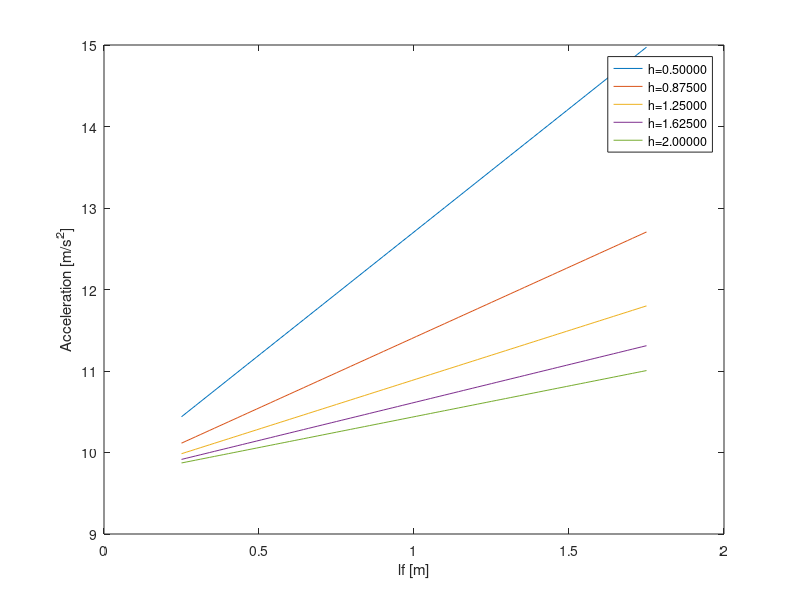

Write MATLAB code to recreate this figure. (Note: this script raises an error after producing the figure.)
%% Q1.3
format short
theta = 30;
m = 100;
a =[];
g=9.8;
h = linspace(0.5,2,5)
lf = linspace(0.25,1.75,100)

legend_list = []
for j=1:size(h,2)
%      legend_list(j,:)=sprintf('h = %s',string(h(j)));
    for i=1:size(lf,2)
        a(j,i) = g*cos(theta)*lf(i)/h(j)-g*sin(theta);
    end
end
figure();
legendCell = cellstr(num2str(h', 'h=%-0.5f'))

for j=1:size(h,2)
    plot(lf,a(j,:)); hold on;
    xlabel('lf [m]')
    ylabel('Acceleration [m/s^2]')
    legend(legendCell)
end

%% Q4.4
x0 = [0;0;0]
time = [0:0.01:20];
global v lf lr df;
v = 20;
lf = 1.5;
lr = 1.5;

%% Part A
df_consts=[1,1.2,1.3,1.4,1.5,1.6];
figure();
for i=1:size(df_consts,2)
    df = df_consts(i);
    [t,xt] = ode45(@pepy_ss,time,x0);
    plot(xt(:,1) , xt(:,2));hold on;
    xlabel('x[m]');
    ylabel('y[m]');
    legend('df = 1','df = 1.2','df = 1.3','df = 1.4','df = 1.5','df = 1.6' )
end

%% Part B
%different amp 
amps=[0.05,0.06,0.07,0.08,0.09];
figure();
for i=1:size(amps,2)
    amp = amps(i);
    global amp;
    [t,xt] = ode45(@pepy_ss,time,x0);
    plot(xt(:,1) , xt(:,2));hold on;
    xlabel('x[m]');
    ylabel('y[m]');
    legend('amplitude = 0.05','amplitude = 0.06','amplitude = 0.07','amplitude = 0.08','amplitude = 0.09' )
end

vs=[30,35,40,45,50];
figure();
for i=1:size(vs,2)
    v=vs(i);
    amp = amps(5);
%     amp = amps(i);
%     global amp;
%     df = amp(i)*square(1/20*2*pi*t);
    [t,xt] = ode45(@pepy_ss,time,x0);
    plot(xt(:,1) , xt(:,2));hold on;
    xlabel('x[m]');
    ylabel('y[m]');
    legend('vx = 30','vx = 35','vx = 40','vx = 45','vx = 50' )
end


%% Part C 
amps=[0.5,0.6,0.7,0.8,0.9];
figure();
v=30;
for i=1:size(amps,2)
    amp = amps(i);
    global amp;
    [t,xt] = ode45(@pepy_ss,time,x0);
    plot(xt(:,1) , xt(:,2));hold on;
    xlabel('x[m]');
    ylabel('y[m]');
    legend('amplitude = 0.5','amplitude = 0.6','amplitude = 0.7','amplitude = 0.8','amplitude = 0.9' )
end



%% Q5.1
global Vx m Iz lf lr caf car A1 A2 B1 B2;
Vx = 30;
m = 1573;
Iz = 2873;
lf = 1.1;
lr = 1.58;
caf = 80000;
car = 80000;
x0=[0 ;0 ;0 ;0];


A = [0,1,0,0;
     0, -(2*caf+2*car)/(m*Vx) , (2*caf+2*car)/m, (-2*caf*lf+2*car*lr)/(m*Vx);
     0,0,0,1;
     0,-(2*caf*lf-2*car*lr)/(Iz*Vx), (2*caf*lf-2*car*lr)/(Iz), -(2*caf*lf^2+2*car*lr^2)/(Iz*Vx)
    ]

B1 = [0;
     2*caf/m;
     0;
     2*caf*lf/Iz;
    ]

B2 =[0;
     -(2*caf*lf-2*car*lr)/(m*Vx)-Vx;
     0;
     -(2*caf*lf^2+2*car*lr^2)/(Iz*Vx);
    ]

Q = [500,0,0,0;0,5,0,0;0,0,500,0;0,0,0,5];
R = 1
[K,S,P] = lqr(A,B1,Q,R);

A2 = A - B1*K;

C= [1 0 0 0;
    0 0 1 0];
D = 0;
sys = ss(A2,B2,C,D);




%% 5.2
desired_ang = atan2(5,90);
time1 = linspace(0,5,500);
si_dot1=desired_ang/2*ones(2,1);
si_dot2 =zeros(300,1);
si_dot3=-desired_ang/2*ones(2,1);
si_dot4=zeros(33,1);
si_dot5 = zeros(163,1)
si_dot = vertcat(si_dot1, si_dot2, si_dot3,si_dot4,si_dot5);

[y,t,x]=lsim(sys,si_dot,time1)
plot(time1, x(:,1));hold on;
plot(time1, x(:,3)); 
xlabel('time[s]')
ylabel('error')
legend('e1','e2')


%% 5.3
si1 = [desired_ang/2,desired_ang]'
si2 = desired_ang * ones(300,1);
si3 = [desired_ang/2,0]'
si4 = zeros(33,1);
si= vertcat(si1 , si2, si3, si4)
si_actual= si+x(1:337,3)

% si = cumtrapz(time1(:,1:337),si_dot(1:337,:));
% new_si= si(1:337,:);
x_dot = Vx*cos(si);
y_dot = Vx*sin(si);
desired_x = cumtrapz(time1(:,1:337),x_dot);
desired_y =cumtrapz(time1(:,1:337),y_dot);
figure();
plot(desired_x,desired_y);hold on;

x_dot_actual = Vx*cos(si_actual);
y_dot_actual = Vx*sin(si_actual);
actual_x = cumtrapz(time1(:,1:337),x_dot_actual);
actual_y =cumtrapz(time1(:,1:337),y_dot_actual);
plot(actual_x, actual_y);
legend('Desired Path', 'Actual Path')
xlabel('x[m]')
ylabel('y[m]')
% plot(desired_traj)
% title('Desired Path')


% actual_x = desired_x + x(:,1)
% figure();
% plot(time1,actual_x);
% title('Actual Path');



%% 5.4
R1 = 1000;
R2=500;
si_dot_val1 = Vx / R1; 
si_dot_val2 = Vx / R2; 
time2 = linspace(0,12,1200);
si_dot1=zeros(100,1);
si_dot2 = si_dot_val1*ones(500,1);
si_dot3=zeros(100,1);
si_dot4=-si_dot_val2*ones(500,1);
si_dot = vertcat(si_dot1, si_dot2, si_dot3, si_dot4);

[y,t,x]=lsim(sys,si_dot,time2);
plot(time2, x(:,1));hold on;
plot(time2, x(:,3)); 
% [t,xt] = ode45(@SS_lane_change,time1,x0);
% plot(time1,xt(1,:));


%% 5.5
si = cumtrapz(time2,si_dot);
x_dot = Vx*cos(si);
y_dot = Vx*sin(si);
desired_x = cumtrapz(time2,x_dot);
desired_y =cumtrapz(time2,y_dot);
figure();
plot(desired_x,desired_y);
title('Desired Path')
xlabel('x[m]');
ylabel('y[m]');

si_actual = si+x(:,3)
x_dot_actual = Vx*cos(si_actual);
y_dot_actual = Vx*sin(si_actual);
actual_x = cumtrapz(time2,x_dot_actual);
actual_y =cumtrapz(time2,y_dot_actual);
actual_x = desired_x + x(:,1)
figure();
plot(actual_x,actual_y);
title('Actual Path');
xlabel('x[m]');
ylabel('y[m]');

%% 5.6
R1 = 1000;
R2=500;
Vx_list = [30 , 60]
figure()
vx = Vx_list(1)
si_dot_val1 = vx / R1; 
si_dot_val2 = vx / R2; 
time2 = linspace(0,12,1200);
si_dot1=zeros(100,1);
si_dot2 = si_dot_val1*ones(500,1);
si_dot3=zeros(100,1);
si_dot4=-si_dot_val2*ones(500,1);
si_dot = vertcat(si_dot1, si_dot2, si_dot3, si_dot4);
[y,t,x]=lsim(sys,si_dot,time2);
plot(time2, x(:,1));hold on;
plot(time2, x(:,3)); 

vx = Vx_list(2)
si_dot_val1 = vx / R1; 
si_dot_val2 = vx / R2; 
time2 = linspace(0,12,1200);
si_dot1=zeros(100,1);
si_dot2 = si_dot_val1*ones(500,1);
si_dot3=zeros(100,1);
si_dot4=-si_dot_val2*ones(500,1);
si_dot = vertcat(si_dot1, si_dot2, si_dot3, si_dot4);
[y,t,x]=lsim(sys,si_dot,time2);
plot(time2, x(:,1),'+');
plot(time2, x(:,3),'+'); 
legend('e1(Vx = 30)','e2(Vx = 30)','e1(Vx = 60)','e2(Vx = 60)');
xlabel('time[s]')
ylabel('error')
